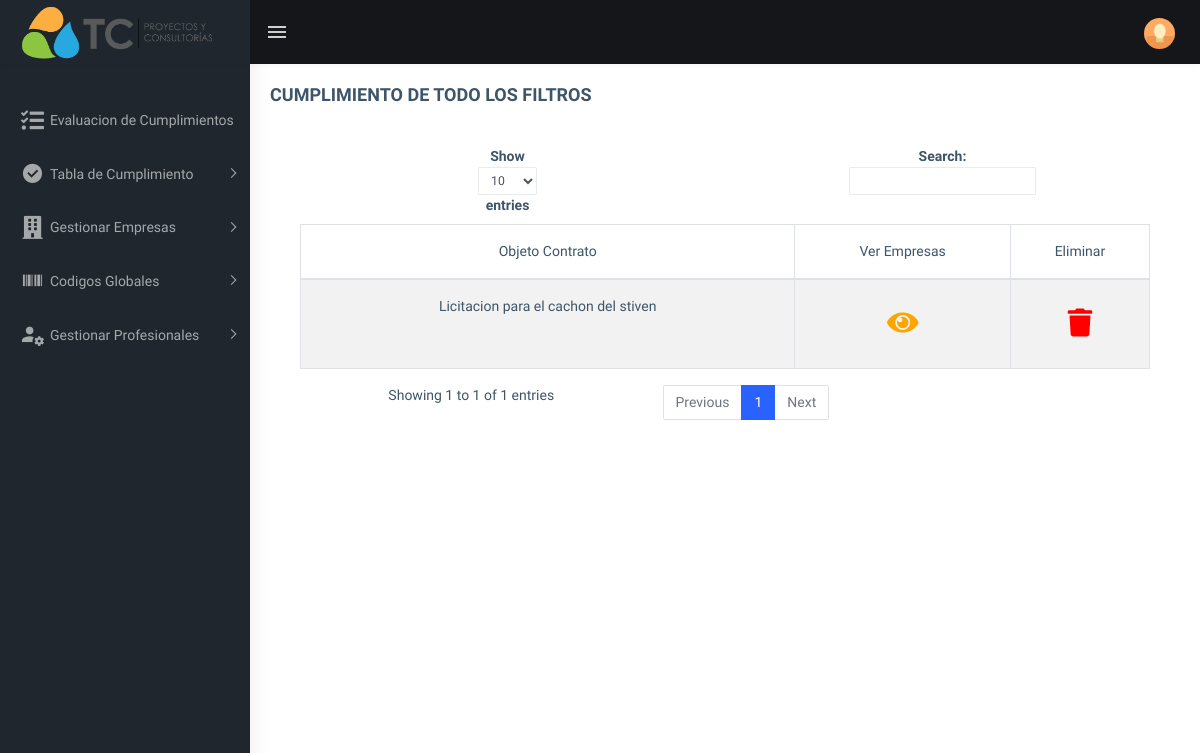
Page /view/ViewAprobados/Cumplimiento1y2.php on the earlier database version.
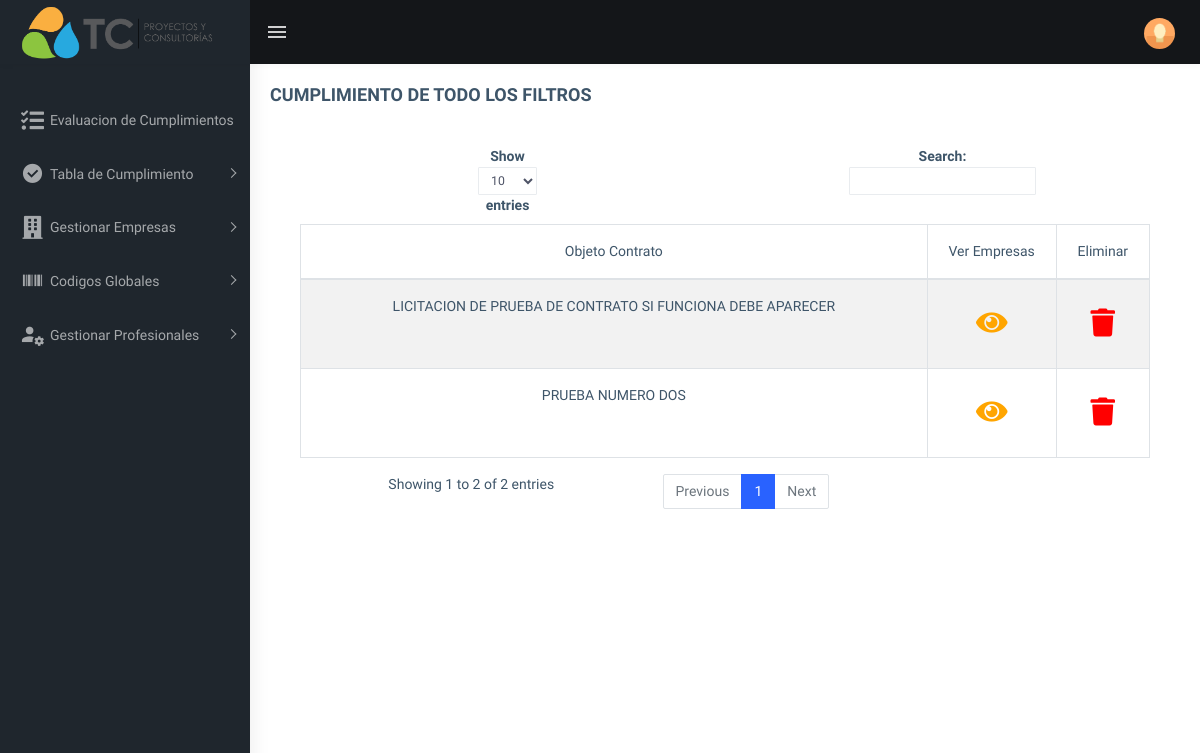
Same page on the later database version.
### tables this page shows
CREATE TABLE `licitacion` (
  `id` int(11) NOT NULL,
  `nombre` varchar(700) NOT NULL
);

### app/utils/Conexion.php (called while the page is built)
<?php
    class Conexion{
		public function get_conexion(){
			$user = "root";
			$pass = "";
			$host = "localhost";
            $db = "tconsultorias";
			try {
				$connection = new PDO("mysql:host=$host; dbname=$db", $user, $pass);
				$connection->setAttribute(PDO::ATTR_ERRMODE, PDO::ERRMODE_EXCEPTION);
            	$connection->setAttribute(PDO::ATTR_EMULATE_PREPARES, false);
			} catch (Exception $e) {
				print_r($e);
			}
			return $connection;
		}
    }
?>

### app/model/AprobadosModel.php (called while the page is built, shortened)
<?php
    class AprobadosModel{
        private $DataBase;
        public function __construct(){
            $connection = new Conexion();
            $this->DataBase = $connection->get_conexion();
        }
        public function obtenerLicitacionesSolas(){
            try {
                $sql = "SELECT * FROM licitacion";
                $query = $this->DataBase->prepare($sql);
                $query->execute();
                $empresas = $query->fetchAll();
                $response = ['status' => 1, 'empresas' => $empresas];
            } catch (Exception $e) {
                $response = ['status' => 0, 'empresas' => $e];
            }
            return $response;
        }
    }
?>

### view/ViewAprobados/Cumplimiento1y2.php (the view)
<?php
    require dirname(__FILE__).'/../home/header.php';
    $instancia = new AprobadosModel();
    $variable = $instancia->obtenerLicitacionesSolas();
?>
<div class="page-wrapper">
    <div class="page-breadcrumb">
        <div class="row">
            <div class="col-12 d-flex no-block align-items-center">
                <h4 class="page-title">CUMPLIMIENTO DE TODO LOS FILTROS</h4>
            </div>
        </div>
    </div>
    <div class="container-fluid">
        <div class="row">
            <div class="col-12">
                <div class="card">
                    <div class="card-body">
                        <div class="table-responsive text-center">
                            <table id="zero_config" class="table table-striped table-bordered">
                                <thead>
                                    <tr>
                                        <th>Objeto Contrato</th>
                                        <th>Ver Empresas</th>
                                        <th>Eliminar</th>
                                    </tr>
                                </thead>
                                <tbody>
                                    <?php
                                        foreach ($variable['empresas'] as $value) {
                                            $http = ABS_PATH."revision/TodoCumple/".$value['id'];
                                            $Eliminar = ABS_PATH."revision/eliminar/".$value['id'];
                                    ?>
                                    <tr>
                                        <td><?php echo $value['nombre']; ?></td>
                                        <td>
                                            <a href="<?php echo $http; ?>" class="btn btn-link"><span style="font-size: 2em; color: orange;"><i class="fas fa-eye"></i></span></button>
                                        </td>
                                        <td>
                                            <a href="<?php echo $Eliminar; ?>" class="btn btn-link"><span style="font-size: 2em; color: red;"><i class="fas fa-trash"></i></span></button>
                                        </td>
                                        <?php } ?>
                                    </tr>
                                </tbody>
                            </table>
                        </div>
                    </div>
                </div>
            </div>
        </div>
    </div>
</div>
<?php require dirname(__FILE__).'/../home/footer.php';?>

Differences in the rows shown:
removed licitacion: nombre "Licitacion para el cachon del stiven"
added licitacion: nombre "LICITACION DE PRUEBA DE CONTRATO SI FUNCIONA DEBE APARECER"
added licitacion: nombre "PRUEBA NUMERO DOS"
Other differences:
text written by a page script: "Show entries Search: Showing 1 to 1 of 1 entries Previous 1 Next" → "Show entries Search: Showing 1 to 2 of 2 entries Previous 1 Next"
